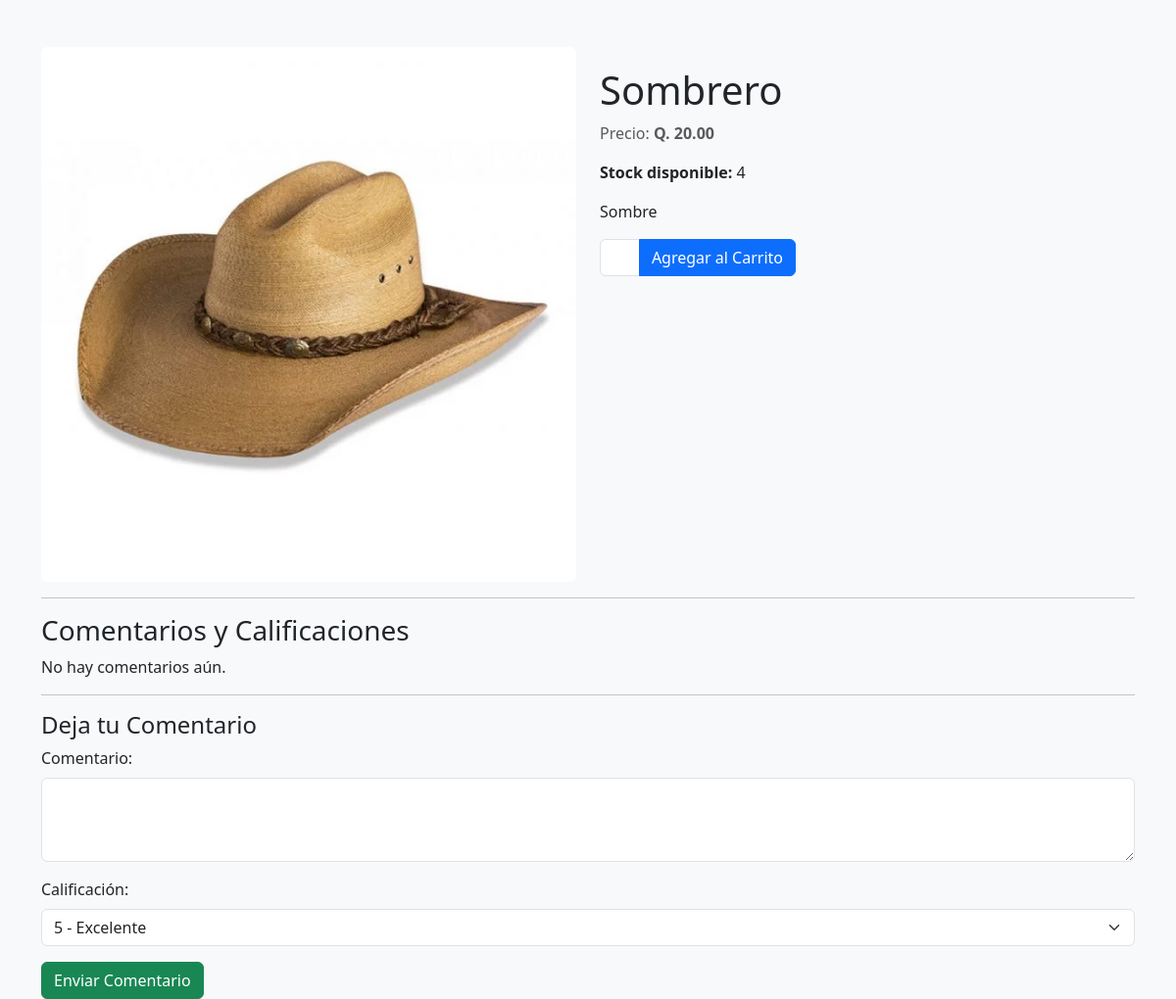
Screenshot of /public/client/detalle_producto.php?slug=sombrero with the database file from the repository.
### tables this page shows
CREATE TABLE `producto` (
  `id_producto` int(11) NOT NULL AUTO_INCREMENT,
  `id_negocio` int(11) DEFAULT NULL,
  `id_categoria` int(11) DEFAULT NULL,
  `nombre_producto` varchar(255) NOT NULL,
  `descripcion` text DEFAULT NULL,
  `costo` decimal(10,0) NOT NULL,
  `precio` decimal(10,2) NOT NULL,
  `stock` int(11) NOT NULL,
  `imagen` varchar(255) DEFAULT NULL,
  `estado` varchar(50) NOT NULL,
  `fecha_actualizacion` timestamp NOT NULL DEFAULT current_timestamp() ON UPDATE current_timestamp(),
  `id_emprendedor` int(11) NOT NULL,
  `tiene_promocion` tinyint(1) DEFAULT 0,
  `precio_promocional` decimal(10,2) DEFAULT NULL,
  `slug` varchar(255) NOT NULL,
  `imagen_alt` varchar(255) DEFAULT NULL,
  `meta_title` varchar(255) DEFAULT NULL,
  `meta_description` text DEFAULT NULL,
  PRIMARY KEY (`id_producto`),
  KEY `id_negocio` (`id_negocio`),
  KEY `id_categoria` (`id_categoria`),
  KEY `fk_producto_emprendedor` (`id_emprendedor`),
  CONSTRAINT `fk_producto_emprendedor` FOREIGN KEY (`id_emprendedor`) REFERENCES `emprendedor` (`id_emprendedor`) ON DELETE CASCADE ON UPDATE CASCADE,
  CONSTRAINT `producto_ibfk_1` FOREIGN KEY (`id_negocio`) REFERENCES `negocio` (`id_negocio`),
  CONSTRAINT `producto_ibfk_2` FOREIGN KEY (`id_categoria`) REFERENCES `categoria` (`id_categoria`)
);

### public/client/detalle_producto.php (the view, shortened to what this page needs)
<?php
$database = new Database();
$db = $database->getConnection();
$producto = null;
if (isset($_GET['slug'])) {
    $slug = $_GET['slug'];
    $query = "SELECT * FROM producto WHERE slug = :slug";
    $stmt = $db->prepare($query);
    $stmt->bindParam(':slug', $slug, PDO::PARAM_STR);
    $stmt->execute();
    $producto = $stmt->fetch(PDO::FETCH_ASSOC);
}
?>
<!DOCTYPE html>
<html lang="es">
<head>
    <link href="https://cdn.jsdelivr.net/npm/bootstrap@5.3.0/dist/css/bootstrap.min.css" rel="stylesheet">
</head>
<body class="bg-light">
    <div class="container mt-5">
        <?php if ($producto): ?>
            <div class="row">
                <div class="col-md-6">
                    <img src="../../uploads/productos/<?php echo htmlspecialchars($producto['imagen']); ?>"
                        alt="<?php echo htmlspecialchars($producto['nombre_producto']); ?>"
                        class="img-fluid rounded">
                </div>
                <div class="col-md-6 product-details">
                    <h1><?php echo htmlspecialchars($producto['nombre_producto']); ?></h1>
                    <p class="text-muted">
                        Precio: <strong>Q. <?php echo number_format($producto['precio'], 2); ?></strong>
                    </p>
                    <p><strong>Stock disponible:</strong> <?php echo htmlspecialchars($producto['stock']); ?></p>
                    <p><?php echo nl2br(htmlspecialchars($producto['descripcion'])); ?></p>
                    <form class="agregar-carrito-form" action="agregar_al_carrito.php" method="POST">
                        <div class="input-group mb-3" style="max-width: 200px;">
                            <input type="number" name="cantidad" class="form-control" value="1" min="1"
                                max="<?php echo htmlspecialchars($producto['stock']); ?>">
                            <button type="submit" class="btn btn-primary">
                                <i class="fas fa-cart-plus"></i> Agregar al Carrito
                            </button>
                        </div>
                    </form>
                </div>
            </div>
            <hr>
            <h3>Comentarios y Calificaciones</h3>
            <div id="comentarios">
                <?php
                $queryComentarios = "
                    SELECT c.*, cl.nombre1, cl.apellido1
                    FROM comentario c
                    JOIN cliente cl ON c.id_cliente = cl.id_cliente
                    WHERE c.id_producto = :id_producto
                ";
                $stmtComentarios = $db->prepare($queryComentarios);
                $stmtComentarios->bindParam(':id_producto', $producto['id_producto'], PDO::PARAM_INT);
                $stmtComentarios->execute();
                $comentarios = $stmtComentarios->fetchAll(PDO::FETCH_ASSOC);
                if ($comentarios):
                    foreach ($comentarios as $comentario): ?>
                        <div class="comentario">
                            <p>
                                <strong>
                                    <?php echo htmlspecialchars($comentario['nombre1']) . ' ' . htmlspecialchars($comentario['apellido1']); ?>
                                </strong>
                                - Calificación: <?php echo str_repeat('★', $comentario['calificacion']); ?>
                            </p>
                            <p><?php echo nl2br(htmlspecialchars($comentario['comentario'])); ?></p>
                            <small><?php echo htmlspecialchars($comentario['fecha_comentario']); ?></small>
                        </div>
                    <?php endforeach;
                else: ?>
                    <p>No hay comentarios aún.</p>
                <?php endif; ?>
            </div>
            <hr>
            <h4>Deja tu Comentario</h4>
            <form id="form-comentario" method="POST" action="guardar_comentario.php">
                <div class="mb-3">
                    <label for="comentario" class="form-label">Comentario:</label>
                    <textarea class="form-control" name="comentario" id="comentario" rows="3" required></textarea>
                </div>
                <div class="mb-3">
                    <label for="calificacion" class="form-label">Calificación:</label>
                    <select class="form-select" name="calificacion" id="calificacion" required>
                        <option value="5">5 - Excelente</option>
                    </select>
                </div>
                <button type="submit" class="btn btn-success">
                    <i class="fas fa-paper-plane"></i> Enviar Comentario
                </button>
            </form>
        <?php endif; ?>
    </div>
</body>
</html>

### public/client/detalle_producto.php (style rules this page uses)
.img-fluid { max-width: 100%; height: auto; border-radius: 8px; }
.product-details { margin-top: 20px; }

### rows the page displays
producto: imagen (picture), nombre_producto "Sombrero", precio "20.00", stock "4", descripcion "Sombre"
